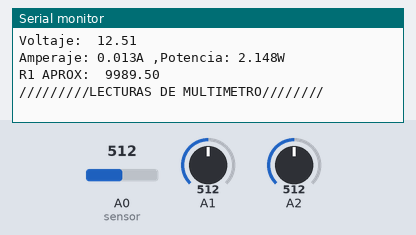
The sketch below on a simulated Arduino Uno, built with avr-gcc and run on an emulated ATmega328P. Shown: the last lines printed to the serial monitor. The inputs (shaded band) are chosen by the test bench; at power-on: A2 = 512, A0 (sensor) = 512, A1 = 512.

Above: at 1.2 s.
1.3 s: A2 set to 0
At 8.9 s:
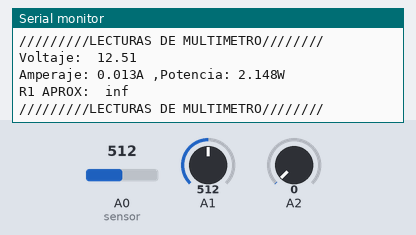
9.6 s: A0 (sensor) set to 716
11.1 s: A1 set to 716
12.6 s: A2 set to 122
14.1 s: A0 (sensor) set to 900
15.6 s: A1 set to 900
At 17.2 s:
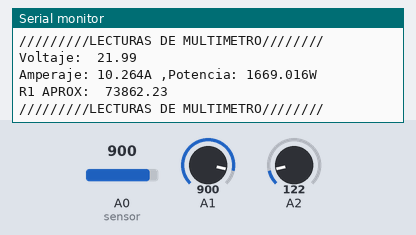

The sketch:

proyecto_final.ino
```cpp
/*
FUNDACION KINAL
CENTRO EDUCATIVO TECNICO LARELEORAL KINAL
PEROTO EN ELECTRONICA
QUINTO PERITO
SECCION: A
CURSO: TALLER DE ELECTRONICA DIGITAL Y REPARACION DE COMPUTADORAS
ALUMNOS: ANGELLO GARELERIEL MABSILLA DIEGUEZ y PARELELO DAVID HERNANDEZ AJIATAZ
CARNETS: 2022380 y 2022472
PRACTICA 4 DISEÑO DE FIRMWARE
*/
//VOLTAJE
const int sensor= A0; // Sensor FZ0430 conectado al ping A0
int sensorvalue;      // Variable que almacena el valor de 0 a 1023
float V;              // Almacena el voltaje de 0.0 a 25.0

//AMPERAJE
float SEN = 0.185; // Para el sensor de 5 A
int SAMPLESNUMBER = 100;


void setup() {
 Serial.begin(9600);
}

void loop() {

// VOLTAJE CONFIG
  sensorvalue= analogRead(sensor); //Realiza la lectura
  V= fmap(sensorvalue,0,1023,0.0,25.0); // cambia a 0.0 - 25
  Serial.print("Voltaje:  ");
  Serial.println(V); // imprime la variable


//AMPERAJE CONFIG
  float current = getCorriente(SAMPLESNUMBER);
  float currentRMS = 0.707 * current;
  float power = 230.0 * currentRMS;

   printm("Amperaje: ", current, "A ,");
   printm("Potencia: ", power, "W");


//RESISTENCIA CONFIG
  float R2 = 10000;
  float Vout = analogRead(A2);
  float Vout2= map(Vout,0,1023,0,500000);
  float Vout3= Vout2/100000;
  float V1 = (R2*5) / Vout3;
  float R1 = V1 - R2;
  R1=R1+9;
  Serial.println();
  Serial.print("R1 APROX:  ");
  Serial.println(R1);
  Serial.println("/////////LECTURAS DE MULTIMETRO////////");
  delay(8000);
}


//Otra Escala VOLTAJE
float fmap(float x, float in_min, float in_max, float out_min, float out_max)
{
  return (x - in_min) * (out_max - out_min) / (in_max - in_min) + out_min;

}

//AMPERAJE CONFIG 2
void printm( String prefix, float value1, String postfix)
{
  Serial.print(prefix);
  Serial.print(value1, 3);
  Serial.print(postfix);

}

float getCorriente(int SN){
  float Volt;
  float corriente = 0;

  for(int i=0; i < SN; i++)
  {
    Volt = analogRead(A1) * 5.0 / 1023.0;
    corriente += (Volt -2.5) / SEN;
  }
  return(corriente / SN);
}
```

Measured:
- after the input at 1.3 s, the serial monitor: prints a new line after 6.8 s (image 1)
- after the input at 15.6 s, the serial monitor: prints a new line after 0.52 s (image 2)
